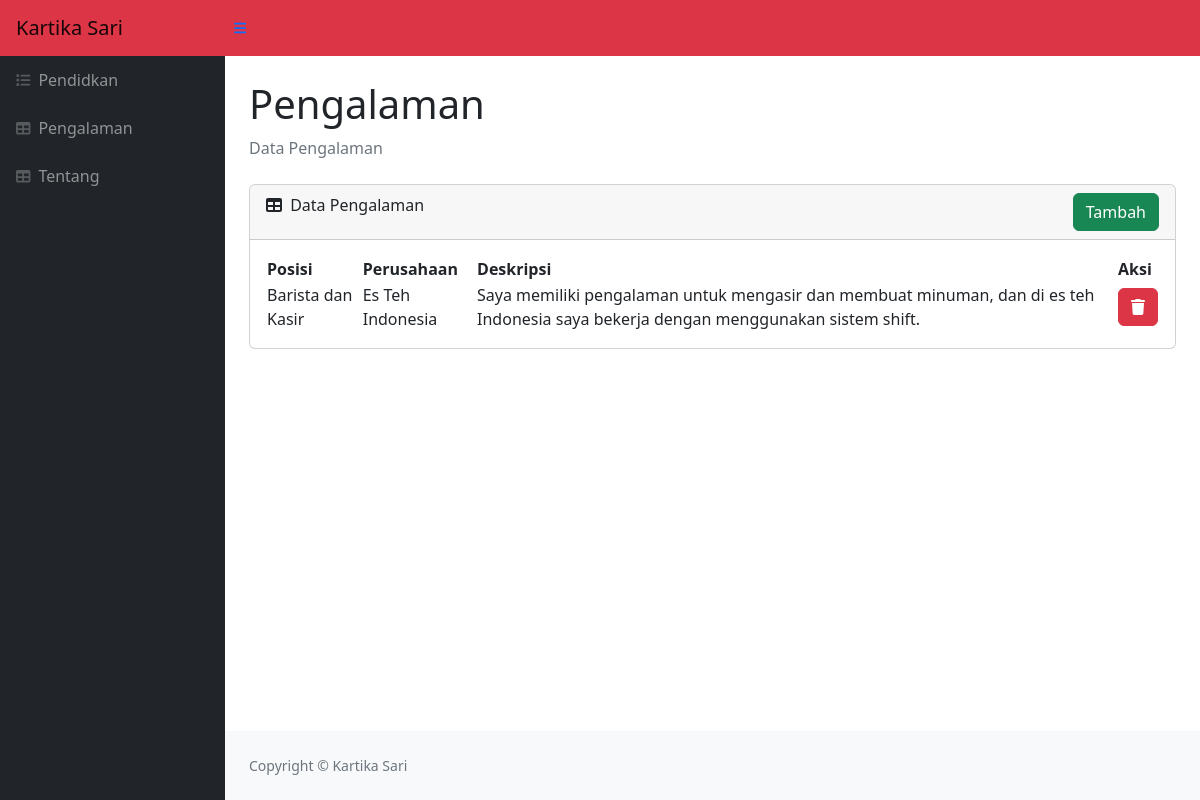
Page /admin/pengalaman.php on the committed database.
### tables this page shows
CREATE TABLE `pengalaman` (
  `id` int NOT NULL,
  `posisi` varchar(255) NOT NULL,
  `perusahaan` varchar(255) NOT NULL,
  `deskripsi` text NOT NULL
);

### admin/pengalaman.php (the view, shortened to what this page needs)
<!DOCTYPE html>
<html lang="en">
    <head>
        <link href="https://cdn.jsdelivr.net/npm/simple-datatables@7.1.2/dist/style.min.css" rel="stylesheet" />
        <link href="css/styles.css" rel="stylesheet" />
    </head>
    <body class="sb-nav-fixed">
        <nav class="sb-topnav navbar navbar-expand navbar-danger bg-danger">
            <a class="navbar-brand ps-3" href="index.html">Kartika Sari</a>
            <button class="btn btn-link btn-sm order-1 order-lg-0 me-4 me-lg-0" id="sidebarToggle" href="#!"><i class="fas fa-bars"></i></button>
        </nav>
        <div id="layoutSidenav">
            <div id="layoutSidenav_nav">
                <nav class="sb-sidenav accordion sb-sidenav-dark" id="sidenavAccordion">
                    <div class="sb-sidenav-menu">
                        <div class="nav">
                            <a class="nav-link" href="index.php">
                                <div class="sb-nav-link-icon"><i class="fas fa-list"></i></div>
                               Pendidkan
                            </a>
                            <a class="nav-link" href="pengalaman.php">
                                <div class="sb-nav-link-icon"><i class="fas fa-table"></i></div>
                                Pengalaman
                            </a>
                            <a class="nav-link" href="tentang.php">
                                <div class="sb-nav-link-icon"><i class="fas fa-table"></i></div>
                                Tentang
                            </a>
                        </div>
                    </div>
                </nav>
            </div>
            <div id="layoutSidenav_content">
                <main>
                    <div class="container-fluid px-4">
                        <h1 class="mt-4">Pengalaman</h1>
                        <ol class="breadcrumb mb-4">
                            <li class="breadcrumb-item active">Data Pengalaman</li>
                        </ol>
                        <div class="card mb-4">
                            <div class="card-header">
                                <i class="fas fa-table me-1"></i>
                                Data Pengalaman
                                <a href="add.php" class="btn btn-success float-end">Tambah</a>
                            </div>
                            <div class="card-body">
                                <table id="datatablesSimple">
                                    <thead>
                                        <tr>
                                            <th>Posisi</th>
                                            <th>Perusahaan</th>
                                            <th>Deskripsi</th>
                                            <th>Aksi</th>
                                        </tr>
                                    </thead>
                                    <tbody>
                    <?php
                    include 'koneksi.php';
                    $data = mysqli_query($koneksi,"select * from pengalaman");
                    while($d = mysqli_fetch_array($data)){
                    ?>
                                        <tr>
                                            <td><?php echo $d['posisi']; ?></td>
                                            <td><?php echo $d['perusahaan']; ?></td>
                                            <td><?php echo $d['deskripsi']; ?></td>
                                            <td>
                                                <a href="hapus.php?id=<?php echo $d['id']; ?>" class="btn btn-danger"><i class="fas fa-trash"></i></a>
                                            </td>
                                        </tr>
                         <?php
                        }
                        ?>
                                    </tbody>
                                </table>
                            </div>
                        </div>
                    </div>
                </main>
                <footer class="py-4 bg-light mt-auto">
                    <div class="container-fluid px-4">
                        <div class="d-flex align-items-center justify-content-between small">
                            <div class="text-muted">Copyright &copy; Kartika Sari</div>
                        </div>
                    </div>
                </footer>
            </div>
        </div>
    </body>
</html>

### rows in the picture
pengalaman: posisi "Barista dan Kasir", perusahaan "Es Teh Indonesia", deskripsi "Saya memiliki pengalaman untuk mengasir dan membuat minuman, dan di es teh Indonesia saya bekerja dengan menggunakan sistem shift."
